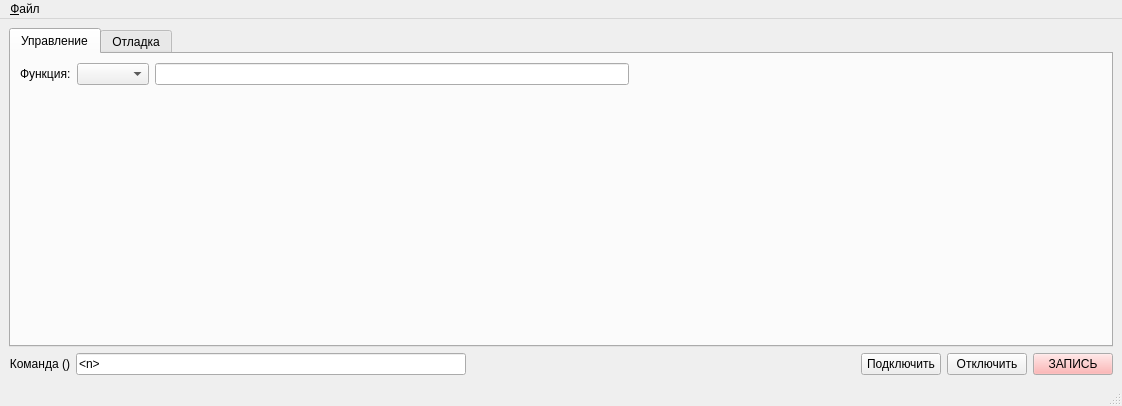
<?xml version="1.0" encoding="UTF-8"?>
<ui version="4.0">
 <class>MainWindow</class>
 <widget class="QMainWindow" name="MainWindow">
  <property name="geometry">
   <rect>
    <x>0</x>
    <y>0</y>
    <width>1122</width>
    <height>406</height>
   </rect>
  </property>
  <property name="windowTitle">
   <string>Программатор для ADF4113</string>
  </property>
  <widget class="QWidget" name="centralwidget">
   <layout class="QVBoxLayout" name="verticalLayout_2">
    <item>
     <widget class="QTabWidget" name="tabWidget">
      <property name="currentIndex">
       <number>0</number>
      </property>
      <widget class="QWidget" name="tabControl">
       <attribute name="title">
        <string>Управление</string>
       </attribute>
       <layout class="QVBoxLayout" name="verticalLayout_3">
        <item>
         <layout class="QHBoxLayout" name="horizontalLayout_3">
          <item>
           <widget class="QLabel" name="lblFunc">
            <property name="text">
             <string>Функция:</string>
            </property>
           </widget>
          </item>
          <item>
           <widget class="QComboBox" name="comboFunc"/>
          </item>
          <item>
           <widget class="QLineEdit" name="editFuncDesc">
            <property name="readOnly">
             <bool>true</bool>
            </property>
           </widget>
          </item>
          <item>
           <spacer name="horizontalSpacer_2">
            <property name="orientation">
             <enum>Qt::Horizontal</enum>
            </property>
            <property name="sizeHint" stdset="0">
             <size>
              <width>40</width>
              <height>20</height>
             </size>
            </property>
           </spacer>
          </item>
         </layout>
        </item>
        <item>
         <spacer name="verticalSpacer">
          <property name="orientation">
           <enum>Qt::Vertical</enum>
          </property>
          <property name="sizeHint" stdset="0">
           <size>
            <width>20</width>
            <height>40</height>
           </size>
          </property>
         </spacer>
        </item>
       </layout>
      </widget>
      <widget class="QWidget" name="tabDebug">
       <attribute name="title">
        <string>Отладка</string>
       </attribute>
       <layout class="QVBoxLayout" name="verticalLayout">
        <item>
         <layout class="QGridLayout" name="gridLatch"/>
        </item>
       </layout>
      </widget>
     </widget>
    </item>
    <item>
     <layout class="QHBoxLayout" name="horizontalLayout_2">
      <property name="sizeConstraint">
       <enum>QLayout::SetMinimumSize</enum>
      </property>
      <item>
       <widget class="QLabel" name="lblCommand">
        <property name="text">
         <string>Команда (&lt;f.init.func.rcnt.ncnt&gt;)</string>
        </property>
        <property name="alignment">
         <set>Qt::AlignRight|Qt::AlignTrailing|Qt::AlignVCenter</set>
        </property>
       </widget>
      </item>
      <item>
       <widget class="QLineEdit" name="editCommand">
        <property name="enabled">
         <bool>true</bool>
        </property>
        <property name="text">
         <string>&lt;n&gt;</string>
        </property>
        <property name="readOnly">
         <bool>false</bool>
        </property>
       </widget>
      </item>
      <item>
       <spacer name="horizontalSpacer">
        <property name="orientation">
         <enum>Qt::Horizontal</enum>
        </property>
        <property name="sizeHint" stdset="0">
         <size>
          <width>40</width>
          <height>20</height>
         </size>
        </property>
       </spacer>
      </item>
      <item>
       <widget class="QPushButton" name="btnConnect">
        <property name="text">
         <string>Подключить</string>
        </property>
       </widget>
      </item>
      <item>
       <widget class="QPushButton" name="btnDisconnect">
        <property name="text">
         <string>Отключить</string>
        </property>
       </widget>
      </item>
      <item>
       <widget class="QPushButton" name="btnWrite">
        <property name="palette">
         <palette>
          <active>
           <colorrole role="Button">
            <brush brushstyle="SolidPattern">
             <color alpha="255">
              <red>255</red>
              <green>161</green>
              <blue>161</blue>
             </color>
            </brush>
           </colorrole>
          </active>
          <inactive>
           <colorrole role="Button">
            <brush brushstyle="SolidPattern">
             <color alpha="255">
              <red>255</red>
              <green>161</green>
              <blue>161</blue>
             </color>
            </brush>
           </colorrole>
          </inactive>
          <disabled>
           <colorrole role="Button">
            <brush brushstyle="SolidPattern">
             <color alpha="255">
              <red>255</red>
              <green>161</green>
              <blue>161</blue>
             </color>
            </brush>
           </colorrole>
          </disabled>
         </palette>
        </property>
        <property name="text">
         <string>ЗАПИСЬ</string>
        </property>
       </widget>
      </item>
     </layout>
    </item>
   </layout>
  </widget>
  <widget class="QMenuBar" name="menubar">
   <property name="geometry">
    <rect>
     <x>0</x>
     <y>0</y>
     <width>1122</width>
     <height>21</height>
    </rect>
   </property>
   <widget class="QMenu" name="menu">
    <property name="title">
     <string>&amp;Файл</string>
    </property>
    <addaction name="actExit"/>
   </widget>
   <addaction name="menu"/>
  </widget>
  <widget class="QStatusBar" name="statusbar"/>
  <action name="actExit">
   <property name="text">
    <string>Выход</string>
   </property>
   <property name="toolTip">
    <string>Выйти из приложения</string>
   </property>
   <property name="statusTip">
    <string>Выйти из приложения</string>
   </property>
  </action>
 </widget>
 <resources/>
 <connections>
  <connection>
   <sender>actExit</sender>
   <signal>triggered()</signal>
   <receiver>MainWindow</receiver>
   <slot>close()</slot>
   <hints>
    <hint type="sourcelabel">
     <x>-1</x>
     <y>-1</y>
    </hint>
    <hint type="destinationlabel">
     <x>361</x>
     <y>238</y>
    </hint>
   </hints>
  </connection>
 </connections>
</ui>
